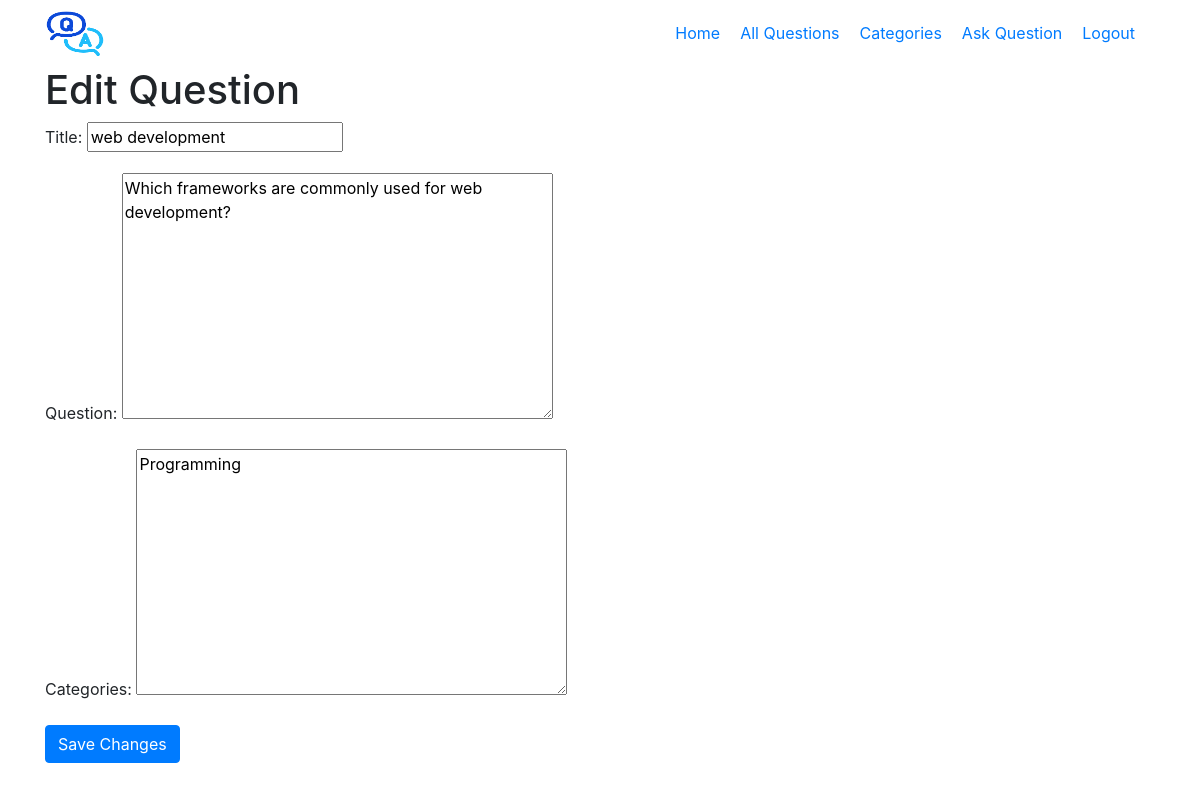
The app's page /edit-question/96 (signed in) with its own data.
### main/models.py (models this page shows, shortened)
class Question(models.Model):
    user=models.ForeignKey(CustomUser,on_delete=models.CASCADE)
    title=models.CharField(max_length=300)
    detail=models.TextField()
    tags=models.TextField(default='')
    add_time=models.DateTimeField(auto_now_add=True)

### main/views.py (the view)
# urls.py: path('edit-question/<int:pk>', views.edit_question, name='edit_question'),
@login_required
def edit_question(request, pk):
    question = get_object_or_404(Question, pk=pk, user=request.user)
    if request.method == 'POST':
        form = QuestionForm(request.POST, instance=question)
        if form.is_valid():
            form.save()
            return redirect('detail', id=question.pk)
    else:
        form = QuestionForm(instance=question)
    return render(request, 'edit_question.html', {'form': form})

### main/forms.py
class QuestionForm(ModelForm):
    class Meta:
        model=Question
        fields=('title','detail','tags')
        labels = {'detail':'Question','tags':'Categories'}

### main/templates/edit_question.html (shortened to what this page needs)
{% extends 'base.html' %}
{% block content %}
<div class="container">
    <h1>Edit Question</h1>
    <form method="post">
        {{ form.as_p }}
        <button type="submit" class="btn btn-primary">Save Changes</button>
    </form>
</div>
{% endblock %}

### records on screen
Question: title "web development", detail "Which frameworks are commonly used for web development?", tags "Programming"
